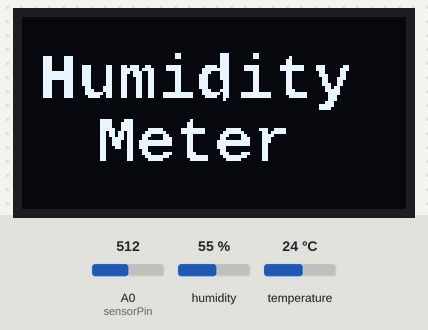
Recording of a sketch running on a simulated Arduino Uno, built with avr-gcc and run on an emulated ATmega328P. On the bench: 128×64 one-colour display. The inputs (shaded band) are chosen by the test bench; at power-on: A0 (sensorPin) = 512, humidity 55 %, temperature 24 °C. WiFi joins after 1.5 s; servers stay silent unless stated; storage starts empty; what the sketch prints to the serial monitor is not drawn.

Above: at 0.6 s.
At 61.6 s:
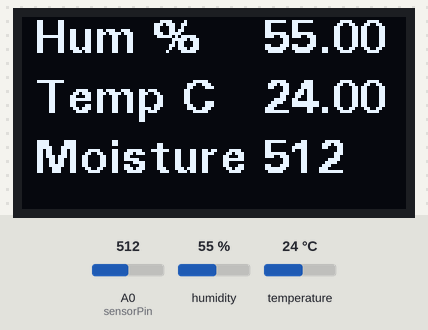

Measured:
- what the display in image 0 shows lasts 61.0 s, from 0.6 s to 61.6 s

The sketch:

DHT22_Oled_SDCard.ino
```cpp
#include <DHT.h>
#include "U8glib.h"
#include <SD.h>
#include <Ethernet.h>
#include <SPI.h>
// Display defaults to Degree F. TO use metric display,
// comment out next line to display temperature in Degree C,
#define METRIC

#define DHTPIN 2          // what digital pin we're connected to
// Uncomment whatever type you're using!
//#define DHTTYPE DHT11     // DHT 11
#define DHTTYPE DHT22   // DHT 22  (AM2302), AM2321
//#define DHTTYPE DHT21   // DHT 21 (AM2301)

// Initialize the ethernet stuff

  byte mac[] = { 0x90, 0xAA, 0xDA, 0x0E, 0xF4, 0x77 };
  byte ip[] = {192, 168, 1, 17}; //Enter the IP of ethernet shield
  byte serv[] = {192, 168, 1, 15}; //Enter the IPv4 address
  EthernetClient cliente;


// Initialize DHT sensor.
// Note that older versions of this library took an optional third parameter to
// tweak the timings for faster processors.  This parameter is no longer needed
// as the current DHT reading algorithm adjusts itself to work on faster procs.
DHT dht(DHTPIN, DHTTYPE);

U8GLIB_SSD1306_128X64 u8g(U8G_I2C_OPT_NO_ACK);  // Display which does not send AC
//U8GLIB_SSD1306_128X64 u8g(U8G_I2C_OPT_NONE|U8G_I2C_OPT_DEV_0);  // I2C / TWI
//U8GLIB_SSD1306_128X64 u8g(U8G_I2C_OPT_DEV_0|U8G_I2C_OPT_NO_ACK|U8G_I2C_OPT_FAST); // Fast I2C / TWI
//U8GLIB_SSD1306_128X64 u8g(U8G_I2C_OPT_NO_ACK);  // Display which does not send AC

//SDCard Initialization
const int chipSelect = 4;

//Initialize Moisture
const int sensorPin = A0;
int sensorValue = 0;

const uint8_t logo[] PROGMEM =
{
  0x0, 0x0, 0x0, 0x0, 0x0, 0x0, 0x0, 0x0, 0x0, 0x0, 0x0, 0x0, 0x0, 0x0, 0x0,
  0x0, 0x0, 0x0, 0x0, 0x0, 0x0, 0x0, 0x0, 0x0, 0x0, 0x0, 0x0, 0x0, 0x0, 0x0,
  0x0, 0x0, 0x0, 0x0, 0x0, 0x0, 0x0, 0x0, 0x0, 0x0, 0x0, 0x0, 0x0, 0x0, 0x0,
  0x0, 0x0, 0x0, 0x0, 0x0, 0x0, 0x0, 0x0, 0x0, 0x0, 0x0, 0x0, 0x0, 0x0, 0x0,
  0x0, 0x0, 0x0, 0x0, 0x0, 0x0, 0x0, 0x0, 0x0, 0x0, 0x0, 0x0, 0x0, 0x0, 0x0,
  0x0, 0x0, 0x0, 0x0, 0x0, 0x0, 0x0, 0x0, 0x0, 0x0, 0x0, 0x0, 0x0, 0x0, 0x0,
  0x0, 0x0, 0x0, 0x0, 0x0, 0x0, 0x0, 0x0, 0x0, 0x0, 0x0, 0x0, 0x0, 0x0, 0x0,
  0x0, 0x0, 0x0, 0x0, 0x0, 0x0, 0x0, 0x0, 0x0, 0x0, 0x0, 0x0, 0x0, 0x0, 0x0,
  0x0, 0x0, 0x0, 0x0, 0x0, 0x0, 0x0, 0x0, 0x0, 0x0, 0x0, 0x0, 0x0, 0x0, 0x0,
  0x0, 0x0, 0x0, 0x0, 0x0, 0x0, 0x0, 0x0, 0x0, 0x0, 0x0, 0x0, 0x0, 0x0, 0x0,
  0x0, 0x0, 0x0, 0x0, 0x0, 0x0, 0x0, 0x0, 0x0, 0x0, 0x0, 0x0, 0x0, 0x0, 0x0,
  0x0, 0x0, 0x0, 0x0, 0x0, 0x0, 0x0, 0x0, 0x0, 0x0, 0x0, 0x0, 0x0, 0x0, 0x0,
  0x0, 0x0, 0x0, 0x0, 0x0, 0x0, 0x0, 0x0, 0x0, 0x0, 0x0, 0x0, 0x0, 0x0, 0x0,
  0x0, 0x0, 0x0, 0x18, 0x0, 0x38, 0x6, 0x0, 0x0, 0x0, 0x0, 0x0, 0x0, 0x1, 0xc3,
  0x80, 0x0, 0x0, 0x0, 0x18, 0x0, 0x38, 0x6, 0x0, 0x40, 0x0, 0x0, 0x0, 0x0, 0x1,
  0xc3, 0x80, 0x0, 0x0, 0x0, 0x0, 0x0, 0x38, 0x0, 0x0, 0xc0, 0x0, 0x0, 0x0, 0x0,
  0x1, 0xc3, 0x80, 0x0, 0x0, 0x0, 0x0, 0x0, 0x38, 0x0, 0x0, 0xc0, 0x0, 0x0, 0x0,
  0x0, 0x1, 0xc3, 0x8e, 0xc, 0x6e, 0x60, 0xf8, 0x7, 0xb8, 0x3e, 0x3, 0xfc, 0x38, 0x18,
  0x0, 0x0, 0x1, 0xc3, 0x8e, 0xc, 0x7e, 0xf0, 0xf8, 0xf, 0xf8, 0x3e, 0x3, 0xfc, 0x38,
  0x38, 0x0, 0x0, 0x1, 0xff, 0x8e, 0xc, 0x77, 0x30, 0x18, 0xe, 0x38, 0x6, 0x0, 0xc0,
  0x18, 0x30, 0x0, 0x0, 0x1, 0xff, 0x8e, 0xc, 0x67, 0x30, 0x18, 0x1c, 0x38, 0x6, 0x0,
  0xc0, 0x1c, 0x30, 0x0, 0x0, 0x1, 0xff, 0x8e, 0xc, 0x63, 0x30, 0x18, 0x1c, 0x38, 0x6,
  0x0, 0xc0, 0xc, 0x70, 0x0, 0x0, 0x1, 0xc3, 0x8e, 0xc, 0x63, 0x30, 0x18, 0x1c, 0x18,
  0x6, 0x0, 0xc0, 0xc, 0x60, 0x0, 0x0, 0x1, 0xc3, 0x8e, 0xc, 0x63, 0x30, 0x18, 0x1c,
  0x18, 0x6, 0x0, 0xc0, 0xe, 0x60, 0x0, 0x0, 0x1, 0xc3, 0x86, 0x1c, 0x63, 0x30, 0x18,
  0x1c, 0x18, 0x6, 0x0, 0xc0, 0x6, 0xc0, 0x0, 0x0, 0x1, 0xc3, 0x87, 0x1c, 0x63, 0x30,
  0x18, 0xe, 0x38, 0x6, 0x0, 0xe0, 0x7, 0xc0, 0x0, 0x0, 0x1, 0xc3, 0x87, 0xec, 0x63,
  0x31, 0xff, 0x8f, 0xd8, 0x7f, 0xe0, 0xfe, 0x3, 0xc0, 0x0, 0x0, 0x1, 0xc3, 0x83, 0xcc,
  0x63, 0x31, 0xff, 0x87, 0x98, 0x7f, 0xe0, 0x7e, 0x3, 0x80, 0x0, 0x0, 0x0, 0x0, 0x0,
  0x0, 0x0, 0x0, 0x0, 0x0, 0x10, 0x0, 0x0, 0x0, 0x3, 0x80, 0x0, 0x0, 0x0, 0x0,
  0x0, 0x0, 0x0, 0x0, 0x0, 0x0, 0x0, 0x0, 0x0, 0x0, 0x7, 0x0, 0x0, 0x0, 0x0,
  0x0, 0x0, 0x0, 0x0, 0x0, 0x0, 0x0, 0x0, 0x0, 0x0, 0x0, 0x1f, 0x0, 0x0, 0x0,
  0x0, 0x0, 0x0, 0x0, 0x0, 0x0, 0x0, 0x0, 0x0, 0x0, 0x0, 0x0, 0x1e, 0x0, 0x0,
  0x0, 0x0, 0x0, 0x0, 0x0, 0x0, 0x0, 0x0, 0x0, 0x0, 0x0, 0x0, 0x0, 0x0, 0x0,
  0x0, 0x0, 0x0, 0x0, 0x0, 0x0, 0x0, 0x0, 0x0, 0x0, 0x0, 0x0, 0x0, 0x0, 0x0,
  0x0, 0x0, 0x0, 0x0, 0x0, 0x0, 0x0, 0x0, 0x0, 0x0, 0x0, 0x0, 0x0, 0x0, 0x0,
  0x0, 0x0, 0x0, 0x0, 0x0, 0x0, 0x0, 0x3c, 0x38, 0x0, 0x0, 0x80, 0x0, 0x0, 0x0,
  0x0, 0x0, 0x0, 0x0, 0x0, 0x0, 0x0, 0x0, 0x3c, 0x78, 0x0, 0x1, 0x80, 0x0, 0x0,
  0x0, 0x0, 0x0, 0x0, 0x0, 0x0, 0x0, 0x0, 0x0, 0x3c, 0x78, 0x0, 0x1, 0x80, 0x0,
  0x0, 0x0, 0x0, 0x0, 0x0, 0x0, 0x0, 0x0, 0x0, 0x0, 0x3e, 0x78, 0x3e, 0x7, 0xf8,
  0xf, 0x81, 0xcf, 0x0, 0x0, 0x0, 0x0, 0x0, 0x0, 0x0, 0x0, 0x36, 0xd8, 0x7f, 0x7,
  0xf8, 0x1f, 0xc0, 0xdf, 0x0, 0x0, 0x0, 0x0, 0x0, 0x0, 0x0, 0x0, 0x36, 0xd8, 0xe1,
  0x81, 0x80, 0x38, 0x60, 0xf0, 0x0, 0x0, 0x0, 0x0, 0x0, 0x0, 0x0, 0x0, 0x33, 0xd8,
  0xc1, 0xc1, 0x80, 0x30, 0x70, 0xe0, 0x0, 0x0, 0x0, 0x0, 0x0, 0x0, 0x0, 0x0, 0x33,
  0x99, 0xff, 0xc1, 0x80, 0x7f, 0xf0, 0xe0, 0x0, 0x0, 0x0, 0x0, 0x0, 0x0, 0x0, 0x0,
  0x33, 0x99, 0xff, 0xc1, 0x80, 0x7f, 0xf0, 0xc0, 0x0, 0x0, 0x0, 0x0, 0x0, 0x0, 0x0,
  0x0, 0x31, 0x99, 0xc0, 0x1, 0x80, 0x70, 0x0, 0xc0, 0x0, 0x0, 0x0, 0x0, 0x0, 0x0,
  0x0, 0x0, 0x30, 0x18, 0xc0, 0x1, 0x80, 0x30, 0x0, 0xc0, 0x0, 0x0, 0x0, 0x0, 0x0,
  0x0, 0x0, 0x0, 0x30, 0x18, 0xe1, 0xc1, 0xc0, 0x38, 0x70, 0xc0, 0x0, 0x0, 0x0, 0x0,
  0x0, 0x0, 0x0, 0x0, 0x30, 0x18, 0x7f, 0x81, 0xfc, 0x1f, 0xe0, 0xc0, 0x0, 0x0, 0x0,
  0x0, 0x0, 0x0, 0x0, 0x0, 0x30, 0x18, 0x3e, 0x0, 0xfc, 0xf, 0x80, 0xc0, 0x0, 0x0,
  0x0, 0x0, 0x0, 0x0, 0x0, 0x0, 0x0, 0x0, 0x0, 0x0, 0x0, 0x0, 0x0, 0x0, 0x0,
  0x0, 0x0, 0x0, 0x0, 0x0, 0x0, 0x0, 0x0, 0x0, 0x0, 0x0, 0x0, 0x0, 0x0, 0x0,
  0x0, 0x0, 0x0, 0x0, 0x0, 0x0, 0x0, 0x0, 0x0, 0x0, 0x0, 0x0, 0x0, 0x0, 0x0,
  0x0, 0x0, 0x0, 0x0, 0x0, 0x0, 0x0, 0x0, 0x0, 0x0, 0x0, 0x0, 0x0, 0x0, 0x0,
  0x0, 0x0, 0x0, 0x0, 0x0, 0x0, 0x0, 0x0, 0x0, 0x0, 0x0, 0x0, 0x0, 0x0, 0x0,
  0x0, 0x0, 0x0, 0x0, 0x0, 0x0, 0x0, 0x0, 0x0, 0x0, 0x0, 0x0, 0x0, 0x0, 0x0,
  0x0, 0x0, 0x0, 0x0, 0x0, 0x0, 0x0, 0x0, 0x0, 0x0, 0x0, 0x0, 0x0, 0x0, 0x0,
  0x0, 0x0, 0x0, 0x0, 0x0, 0x0, 0x0, 0x0, 0x0, 0x0, 0x0, 0x0, 0x0, 0x0, 0x0,
  0x0, 0x0, 0x0, 0x0, 0x0, 0x0, 0x0, 0x0, 0x0, 0x0, 0x0, 0x0, 0x0, 0x0, 0x0,
  0x0, 0x0, 0x0, 0x0, 0x0, 0x0, 0x0, 0x0, 0x0, 0x0, 0x0, 0x0, 0x0, 0x0, 0x0,
  0x0, 0x0, 0x0, 0x0, 0x0, 0x0, 0x0, 0x0, 0x0, 0x0, 0x0, 0x0, 0x0, 0x0, 0x0,
  0x0, 0x0, 0x0, 0x0, 0x0, 0x0, 0x0, 0x0, 0x0, 0x0, 0x0, 0x0, 0x0, 0x0, 0x0,
  0x0, 0x0, 0x0, 0x0, 0x0, 0x0, 0x0, 0x0, 0x0, 0x0, 0x0, 0x0, 0x0, 0x0, 0x0,
  0x0, 0x0, 0x0, 0x0, 0x0, 0x0, 0x0, 0x0, 0x0, 0x0, 0x0, 0x0, 0x0, 0x0, 0x0,
  0x0, 0x0, 0x0, 0x0, 0x0, 0x0, 0x0, 0x0, 0x0, 0x0, 0x0, 0x0, 0x0, 0x0, 0x0,
  0x0, 0x0, 0x0, 0x0, 0x0, 0x0, 0x0, 0x0, 0x0, 0x0, 0x0, 0x0, 0x0, 0x0, 0x0,
  0x0, 0x0, 0x0, 0x0, 0x0, 0x0, 0x0, 0x0, 0x0, 0x0, 0x0, 0x0, 0x0, 0x0, 0x0,
  0x0, 0x0, 0x0, 0x0
};

bool first = true;
float hum = 0.0;
float temp = 0.0;
float hIndex = 0.0;
bool dht_test(float* humPerc, float* tempF, float* heatIndex);

void setup(void)
{
  //SD Card Start
  Serial.begin(115200);
  Ethernet.begin(mac, ip);
  //Serial.print("Initializing SD card...");

  if (!SD.begin(chipSelect)) {

  //Serial.println("Card failed, or not present");

  // don't do anything more:

  return;

  }

  //Serial.println("card initialized.");


  Serial.begin(115200);
  dht.begin();
  first = true;

  // assign default color value
  if (u8g.getMode() == U8G_MODE_R3G3B2)
  {
    u8g.setColorIndex(255);     // white
  }
  else if (u8g.getMode() == U8G_MODE_GRAY2BIT)
  {
    u8g.setColorIndex(3);         // max intensity
  }
  else if (u8g.getMode() == U8G_MODE_BW)
  {
    u8g.setColorIndex(1);         // pixel on
  }
  else if (u8g.getMode() == U8G_MODE_HICOLOR)
  {
    u8g.setHiColorByRGB(255, 255, 255);
  }

  // picture loop
  u8g.firstPage();

  do
  {
    u8g.drawBitmapP(0, 0, 16, 64, logo);
  }
  while (u8g.nextPage());

  dht_test(&hum, &temp, &hIndex);
}
void HumMeter(float* humPerc, float* temp, float* heatIndex)
{
  u8g.setFont(u8g_font_fub11);
  u8g.setFontRefHeightExtendedText();
  u8g.setDefaultForegroundColor();
  u8g.setFontPosTop();
  u8g.drawStr(4, 0, "Hum %");
  u8g.setPrintPos(80, 0);
  u8g.print(*humPerc);
#ifdef METRIC
  // if metric system, display Celsius
  u8g.drawStr(4, 20, "Temp C");
#else
  //display Farenheit
  u8g.drawStr(4, 20, "Temp F");
#endif

  u8g.setPrintPos(80, 20);
  u8g.print(*temp);
  u8g.drawStr(4, 40, "Moisture");
  u8g.setPrintPos(80, 40);
  u8g.print(sensorValue);
}

void loop(void)
{
  bool result = dht_test(&hum, &temp, &hIndex);

  if (first)
  {
    // skip displaying readings first time, as its stale data.
    first = false;
  }
  else
  {
    if(result == false)
    {
      u8g.firstPage();
      do
      {
        // sensor error
        u8g.setFont(u8g_font_fub11);
        u8g.setFontRefHeightExtendedText();
        u8g.setDefaultForegroundColor();
        u8g.setFontPosTop();
        u8g.drawStr(10, 30, "Sensor Error");
      }
      while (u8g.nextPage());
    }
    else
    {
      u8g.firstPage();
      do
      {
        HumMeter(&hum, &temp, &hIndex);
      }
      while (u8g.nextPage());
    }
  }
  //Moisture
 sensorValue = analogRead(sensorPin);
 delay(60000);

}
bool dht_test(float* humPerc, float* temp, float* heatIndex)
{
  // Wait a few seconds between measurements.
  //delay(2000);
  *humPerc = 0;
  *temp = 0;
  *heatIndex = 0;

  // Reading temperature or humidity takes about 250 milliseconds!
  // Sensor readings may also be up to 2 seconds 'old' (its a very slow sensor)
  float h = dht.readHumidity();
  // Read temperature as Celsius (the default)
  float t = dht.readTemperature();
  // Read temperature as Fahrenheit (isFahrenheit = true)
  //float f = dht.readTemperature(true);

  // Check if any reads failed and exit early (to try again).
  if (isnan(h) || isnan(t))
  {
    Serial.println("Failed to read from DHT sensor!");
    return false;
  }

  //SD Card Start loop

  File sdcard_file = SD.open("test.txt", FILE_WRITE);

// if the file is available, write to it:

if (sdcard_file) {

sdcard_file.print("Temperature: ");

sdcard_file.print(t);

sdcard_file.print("  Humidity: ");

sdcard_file.print(h);

sdcard_file.print("  Moisture: ");
sdcard_file.println(sensorValue);

//sdcard_file.print("  Heat Index: ");

//sdcard_file.println(hic);

//sdcard_file.print("Moisture");

//sdcard_file.println(sensorValue);

sdcard_file.close();

  //send sensor values

  if (cliente.connect(serv, 80)) { //Connecting at the IP address and port we saved before
  Serial.println("connected");
  cliente.print("GET /ethernet/data.php?"); //Connecting and Sending values to database
  cliente.print("temperature=");
  cliente.print(t);
  cliente.print("&humidity=");
  cliente.print(h);
  cliente.print("&moisture=");
  cliente.println(sensorValue);
  //delay(60000);

  //end send sensor values
  }
  else {
// if you didn't get a connection to the server:
Serial.println("connection failed");
}


  // Compute heat index in Fahrenheit (the default)
  //float hif = dht.computeHeatIndex(f, h);
  // Compute heat index in Celsius (isFahreheit = false)
  //float hic = dht.computeHeatIndex(t, h, false);

  //Serial.print("Humidity: ");
  //Serial.print(h);
  //Serial.print(" %\t");
  //Serial.print("Temperature: ");
  //Serial.print(t);
  //Serial.print(" *C ");
  //Serial.print("Moisture: ");
  //Serial.println(sensorValue);
  *humPerc = h;
#ifdef METRIC
  // metric system, load degree celsius
  *temp = t;
//  *heatIndex = hic;
#else
  *temp = f;
  *heatIndex = hif;
#endif
  return true;
}
}
```
